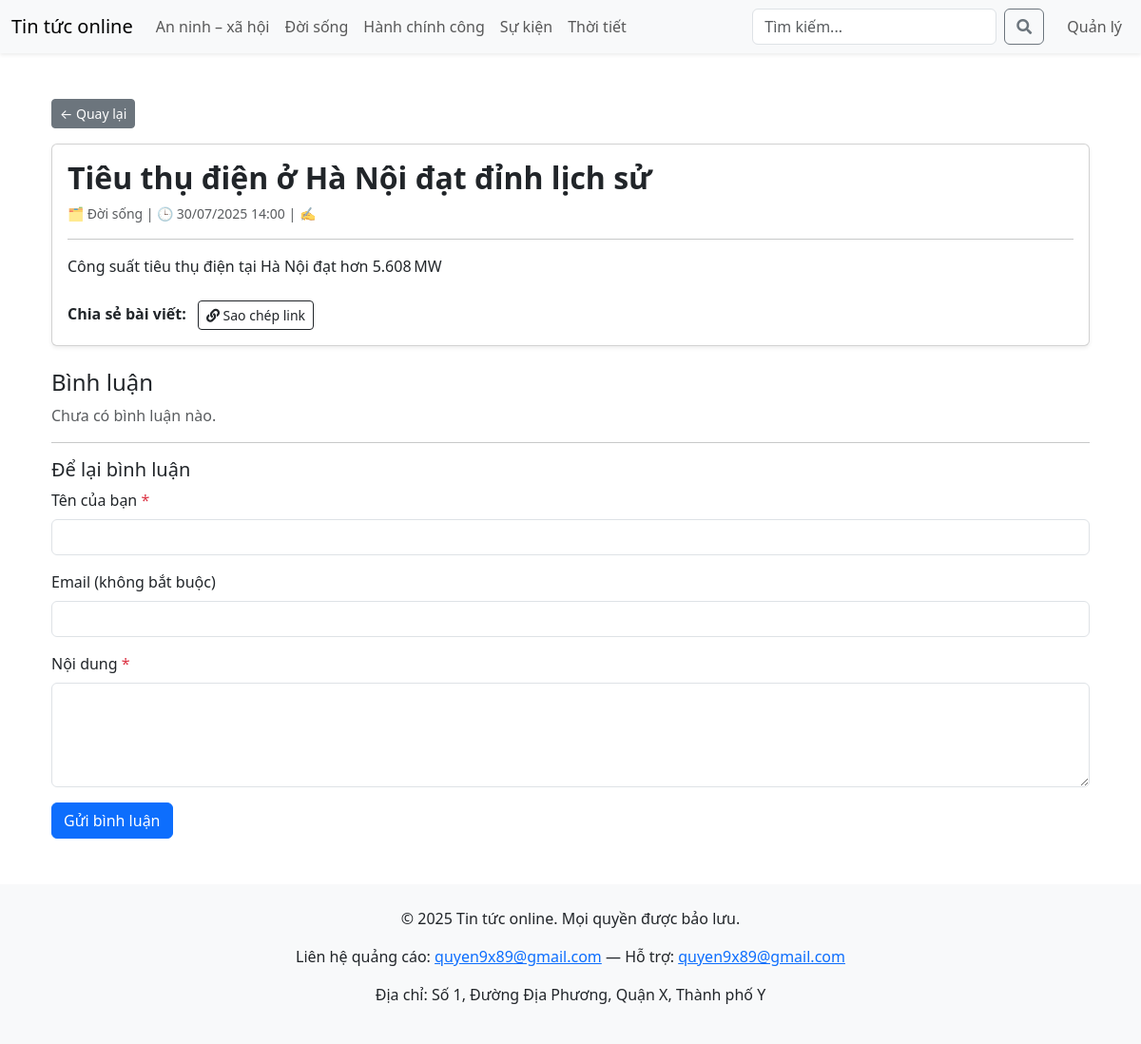
/post_detail.php?id=4, run on the app's committed database.
### tables this page shows
CREATE TABLE categories (
    id INT AUTO_INCREMENT PRIMARY KEY,
    name VARCHAR(100) NOT NULL
);

CREATE TABLE posts (
    id INT AUTO_INCREMENT PRIMARY KEY,
    title VARCHAR(255) NOT NULL,
    content TEXT NOT NULL,
    image VARCHAR(255),
    category_id INT,
    user_id INT,
    created_at DATETIME DEFAULT CURRENT_TIMESTAMP,
    FOREIGN KEY (category_id) REFERENCES categories(id),
    FOREIGN KEY (user_id) REFERENCES users(id)
);

### post_detail.php (the view, shortened to what this page needs)
<?php
require_once 'config.php';
include 'header.php';
$id = (int)$_GET['id'];
$sql = "SELECT p.*, c.name AS category_name, u.username AS author_name
        FROM posts p
        LEFT JOIN categories c ON p.category_id = c.id
        LEFT JOIN users u ON p.author_id = u.id
        WHERE p.id = ?";
$stmt = $pdo->prepare($sql);
$stmt->execute([$id]);
$post = $stmt->fetch();
$cStmt = $pdo->prepare("SELECT user_name, user_email, content, created_at FROM comments WHERE post_id = ? ORDER BY created_at DESC");
$cStmt->execute([$id]);
$comments = $cStmt->fetchAll();
?>
<!DOCTYPE html>
<html lang="vi">
<head>
  <link href="https://cdn.jsdelivr.net/npm/bootstrap@5.3.0/dist/css/bootstrap.min.css" rel="stylesheet">
  <link href="https://cdnjs.cloudflare.com/ajax/libs/font-awesome/5.15.4/css/all.min.css" rel="stylesheet">
</head>
<body>
<div class="container mt-5">
  <a href="index.php" class="btn btn-sm btn-secondary mb-3">&larr; Quay lại</a>
  <div class="card shadow-sm mb-4">
    <div class="card-body">
      <h2 class="card-title fw-bold"><?= htmlspecialchars($post['title']) ?></h2>
      <p class="text-muted small">
        🗂 <?= htmlspecialchars($post['category_name'] ?? 'Chưa phân loại') ?> |
        🕒 <?= date('d/m/Y H:i', strtotime($post['created_at'])) ?> |
        ✍️ <?= htmlspecialchars($post['author_name']) ?>
      </p>
      <hr>
      <p class="card-text"><?= nl2br(htmlspecialchars($post['content'])) ?></p>
      <div class="share-buttons mt-4">
        <span class="me-2 fw-semibold">Chia sẻ bài viết:</span>
        <button id="copyLinkBtn" class="btn btn-sm btn-outline-dark">
          <i class="fas fa-link"></i> Sao chép link
        </button>
      </div>
    </div>
  </div>
  <h4>Bình luận</h4>
  <?php if ($comments): ?>
    <?php foreach ($comments as $c): ?>
      <div class="mb-3 border-bottom pb-2">
        <strong><?= htmlspecialchars($c['user_name']) ?></strong>
        <?php if ($c['user_email']): ?>
          <small>(<?= htmlspecialchars($c['user_email']) ?>)</small>
        <?php endif; ?>
        <p class="mb-1"><?= nl2br(htmlspecialchars($c['content'])) ?></p>
        <small class="text-muted"><?= date('d/m/Y H:i', strtotime($c['created_at'])) ?></small>
      </div>
    <?php endforeach; ?>
  <?php else: ?>
    <p class="text-muted">Chưa có bình luận nào.</p>
  <?php endif; ?>
  <hr>
  <h5>Để lại bình luận</h5>
  <form method="POST">
    <div class="mb-3">
      <label class="form-label">Tên của bạn <span class="text-danger">*</span></label>
      <input type="text" name="user_name" class="form-control" required>
    </div>
    <div class="mb-3">
      <label class="form-label">Email (không bắt buộc)</label>
      <input type="email" name="user_email" class="form-control">
    </div>
    <div class="mb-3">
      <label class="form-label">Nội dung <span class="text-danger">*</span></label>
      <textarea name="content" class="form-control" rows="4" required></textarea>
    </div>
    <button type="submit" class="btn btn-primary">Gửi bình luận</button>
  </form>
</div>
<?php include 'footer.php'; ?>

### header.php (shortened to what this page needs)
<?php
require_once 'config.php';
$categories = $pdo->query("SELECT id, name FROM categories ORDER BY name")->fetchAll();
?>
<!DOCTYPE html>
<html lang="vi">
<head>
  <link
    href="https://cdn.jsdelivr.net/npm/bootstrap@5.3.0/dist/css/bootstrap.min.css"
    rel="stylesheet">
  <link
    href="https://cdnjs.cloudflare.com/ajax/libs/font-awesome/5.15.4/css/all.min.css"
    rel="stylesheet">
</head>
<body>
<nav class="navbar navbar-expand-lg navbar-light bg-light shadow-sm">
  <div class="container-fluid">
    <a class="navbar-brand" href="<?= BASE_URL ?>index.php">
      <?= SITE_NAME ?>
    </a>
    <div class="collapse navbar-collapse" id="mainNav">
      <ul class="navbar-nav me-auto">
        <?php foreach($categories as $cat): ?>
          <li class="nav-item">
            <a class="nav-link"
               href="<?= BASE_URL ?>category.php?id=<?= $cat['id'] ?>">
              <?= htmlspecialchars($cat['name']) ?>
            </a>
          </li>
        <?php endforeach; ?>
      </ul>
      <form class="d-flex" method="GET" action="<?= BASE_URL ?>tim-kiem.php">
        <input class="form-control me-2"
               type="search"
               name="q"
               placeholder="Tìm kiếm..."
               value="<?= htmlspecialchars($_GET['q'] ?? '') ?>">
        <button class="btn btn-outline-secondary" type="submit">
          <i class="fas fa-search"></i>
        </button>
      </form>
      <ul class="navbar-nav ms-3">
        <li class="nav-item">
          <a class="nav-link" href="<?= BASE_URL ?>admin/index.php">
            Quản lý
          </a>
        </li>
      </ul>
    </div>
  </div>
</nav>
<div class="container mt-4">

### data on the page
categories: name "An ninh – xã hội"
categories: name "Đời sống"
categories: name "Hành chính công"
categories: name "Sự kiện"
categories: name "Thời tiết"
posts: title "Tiêu thụ điện ở Hà Nội đạt đỉnh lịch sử", category.name "Đời sống", created_at "30/07/2025 14:00", content "Công suất tiêu thụ điện tại Hà Nội đạt hơn 5.608 MW"

### other printed values
SITE_NAME "Tin tức online"
